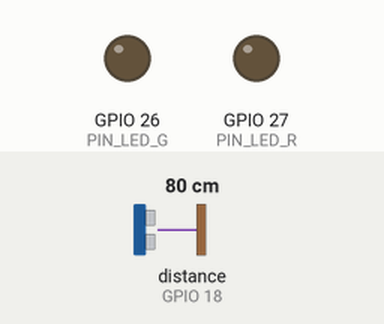
Bench run of a sketch on a simulated ESP32. Shown: output pins drawn as LEDs (lit = HIGH). Wiring (inferred from the names in the program): ultrasonic range finder: trigger GPIO 5; echo GPIO 18. The inputs (shaded band) are chosen by the test bench; at power-on: distance to the obstacle (sensor on GPIO 18) 80 cm. The echo pulse lasts 58.3 µs per cm; pins used as bus, display or sensor lines are not drawn; what the sketch prints to the serial monitor is not drawn.

Above: at 0.01 s.
At 1.2 s:
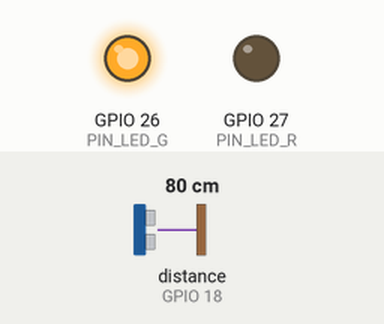
1.3 s: distance to the obstacle (sensor on GPIO 18) set to 56 cm
2.8 s: distance to the obstacle (sensor on GPIO 18) set to 45 cm
At 4.0 s:
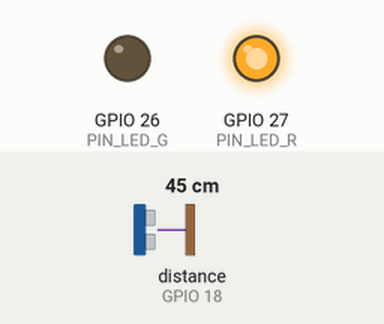
Timing chart, 0 to 5.8 s (numbered marks = the images above; inputs shaded):
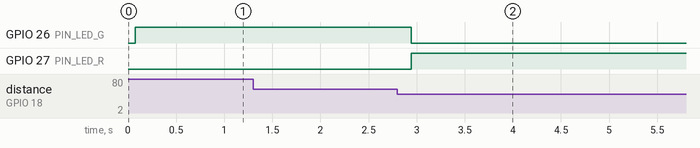

The sketch:

car.ino
```cpp
#include <WiFi.h>
#include <esp_now.h>
#include <esp_wifi.h>

// Lê o sensor da vaga e envia o estado à central por ESP-NOW.
// Quem cria a rede e serve a página é a central (esp32/central/central.ino).

// ---------- Configuração (distâncias em décimos de cm) ----------
const char*    VAGA_ID     = "A01";        // nome no mapa, até 3 caracteres; a 1ª letra é o setor
const uint8_t  PIN_TRIG = 5, PIN_ECHO = 18, PIN_LED_G = 26, PIN_LED_R = 27;
const uint8_t  CHANNEL     = 1;      // mesmo canal da central
// Mesmos limites da manobra na página (html/js/config.js: idealMaxCm e chegandoMaxCm).
const uint16_t OCC_ON      = 500;    // <= 50,0 cm (posição ideal) -> ocupada na hora
const uint16_t OCC_OFF     = 1000;   // > 100,0 cm (saiu da faixa "chegando") -> livre
const uint32_t DEBOUNCE_MS = 3000;   // tempo seguido acima de OCC_OFF para liberar
const uint32_t PING_MS     = 70;     // HC-SR04: >= 60 ms entre disparos
const uint32_t SEND_MS     = 1000;   // envio periódico, mesmo sem mudança
const uint32_t FAST_MS     = 200;    // envio quando a distância muda (para a manobra)
const uint16_t DIST_STEP   = 10;     // mudança mínima que antecipa o envio: 1,0 cm
const uint16_t NO_ECHO     = 0xFFFF;
const uint8_t  PROTO       = 2;

enum : uint8_t { MSG_HELLO = 1, MSG_DATA = 2 };

struct __attribute__((packed)) Msg {   // car -> central
  uint8_t  type, version;
  uint16_t seq, dist10;
  uint8_t  occupied;
  char     id[4];           // VAGA_ID
  uint8_t  mac[6];          // origem
};

const uint8_t BCAST[6] = {0xFF, 0xFF, 0xFF, 0xFF, 0xFF, 0xFF};
uint8_t  myMac[6];
char     myId[4];
uint16_t win[5] = {NO_ECHO, NO_ECHO, NO_ECHO, NO_ECHO, NO_ECHO};
uint8_t  wi = 0;
bool occupied = false, pending = false, changed = false;
uint32_t pendingSince = 0, lastPing = 0, lastSend = 0, lastHello = 0;
uint16_t seq = 0, dist = NO_ECHO, sentDist = NO_ECHO;

// ---------- Sensor ----------
uint16_t readOnce() {
  digitalWrite(PIN_TRIG, LOW);  delayMicroseconds(2);
  digitalWrite(PIN_TRIG, HIGH); delayMicroseconds(10);
  digitalWrite(PIN_TRIG, LOW);
  uint32_t us = pulseIn(PIN_ECHO, HIGH, 25000);            // timeout ~ 4,3 m
  return us ? (uint16_t)(us * 1715UL / 10000UL) : NO_ECHO; // d = us*0,01715 cm
}

uint16_t median5() {
  uint16_t t[5]; memcpy(t, win, sizeof(t));
  for (int i = 1; i < 5; i++) {
    uint16_t k = t[i]; int j = i - 1;
    while (j >= 0 && t[j] > k) { t[j + 1] = t[j]; j--; }
    t[j + 1] = k;
  }
  return t[2];
}

// Ocupa assim que o carro chega na posição ideal; só libera quando ele sai da faixa "chegando".
void updateOccupancy(uint16_t d) {
  if (!occupied) {
    if (d <= OCC_ON) { occupied = true; changed = true; }
    return;
  }
  if (d <= OCC_OFF) { pending = false; return; }   // NO_ECHO (sem eco) também conta como fora
  if (!pending) { pending = true; pendingSince = millis(); }
  else if (millis() - pendingSince >= DEBOUNCE_MS) {
    occupied = false; pending = false; changed = true;
  }
}

// ---------- ESP-NOW ----------
void sendMsg(uint8_t type) {
  Msg m = { type, PROTO, seq++, dist, occupied, {0}, {0} };
  memcpy(m.id, myId, 4);
  memcpy(m.mac, myMac, 6);
  esp_now_send(BCAST, (uint8_t*)&m, sizeof(m));
}

bool distMoved() {
  if ((dist == NO_ECHO) != (sentDist == NO_ECHO)) return true;
  return dist != NO_ECHO && abs((int)dist - (int)sentDist) >= DIST_STEP;
}

// ---------- Setup e loop ----------
void setup() {
  Serial.begin(115200);
  strncpy(myId, VAGA_ID, 3); myId[3] = '\0';
  pinMode(PIN_TRIG, OUTPUT); pinMode(PIN_ECHO, INPUT);
  pinMode(PIN_LED_G, OUTPUT); pinMode(PIN_LED_R, OUTPUT);

  WiFi.mode(WIFI_STA);                             // sem rede própria: só ESP-NOW
  esp_wifi_set_channel(CHANNEL, WIFI_SECOND_CHAN_NONE);
  WiFi.macAddress(myMac);

  esp_now_init();
  esp_now_peer_info_t p = {};
  memcpy(p.peer_addr, BCAST, 6); p.channel = CHANNEL; p.encrypt = false;
  esp_now_add_peer(&p);

  Serial.printf("Vaga %s pronta. MAC %s\n", myId, WiFi.macAddress().c_str());
  sendMsg(MSG_HELLO);
}

void loop() {
  uint32_t now = millis();
  if (now - lastPing >= PING_MS) {
    lastPing = now;
    win[wi] = readOnce(); wi = (wi + 1) % 5;
    dist = median5();
    updateOccupancy(dist);
    digitalWrite(PIN_LED_R, occupied);
    digitalWrite(PIN_LED_G, !occupied);
  }
  if (changed || now - lastSend >= SEND_MS || (now - lastSend >= FAST_MS && distMoved())) {
    sendMsg(MSG_DATA); lastSend = now; sentDist = dist; changed = false;
  }
  if (now - lastHello >= 30000) { sendMsg(MSG_HELLO); lastHello = now; }
}
```

Measured:
- the behaviour switches between 51 and 50 cm on distance to the obstacle (sensor on GPIO 18) (found by bisection; images 1 and 2)
- after the input at 1.3 s, every drawn part: stays the same
- after the input at 2.8 s, GPIO 26 (PIN_LED_G): HIGH → LOW after 0.14 s; GPIO 27 (PIN_LED_R): LOW → HIGH after 0.14 s
